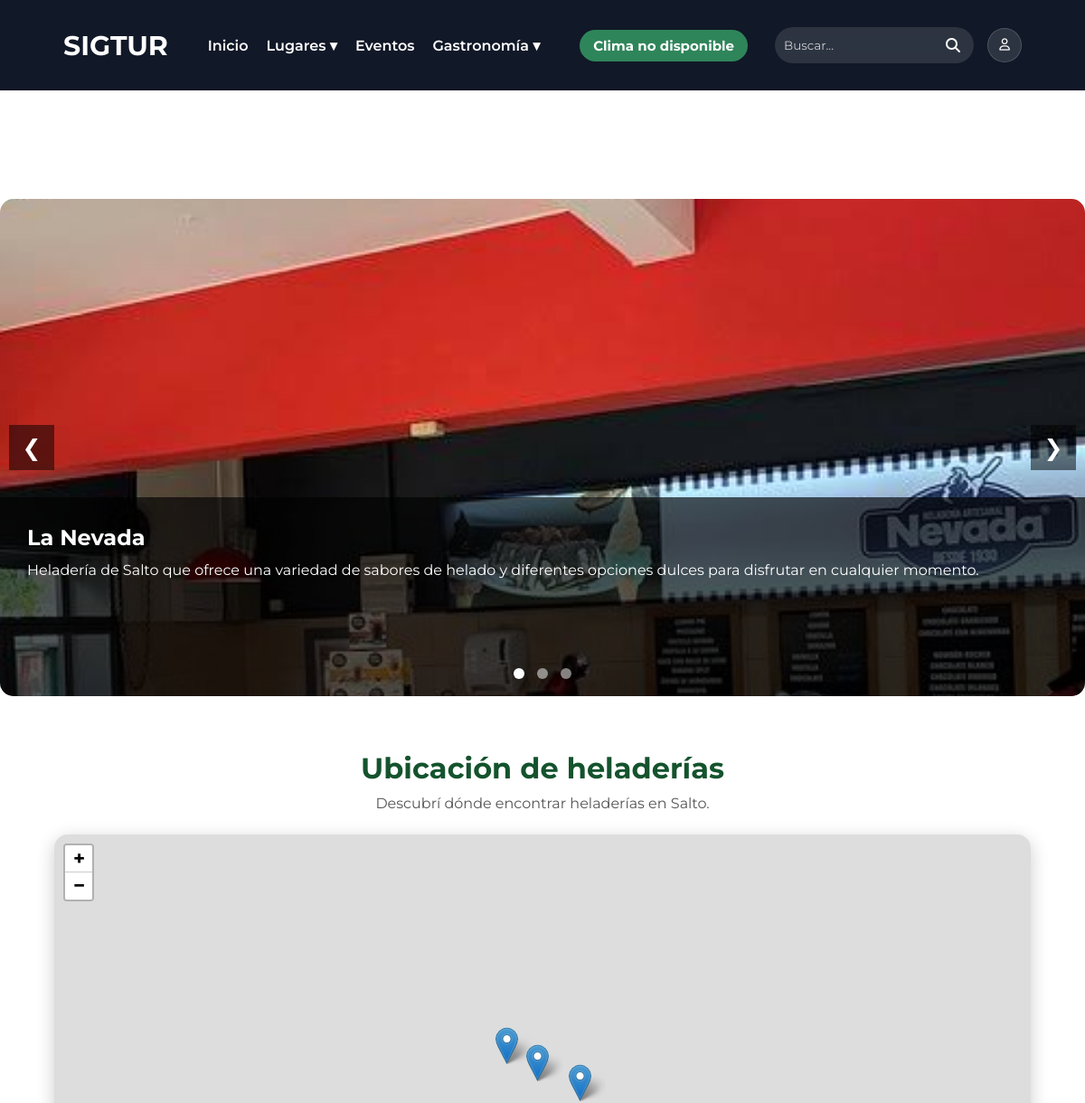
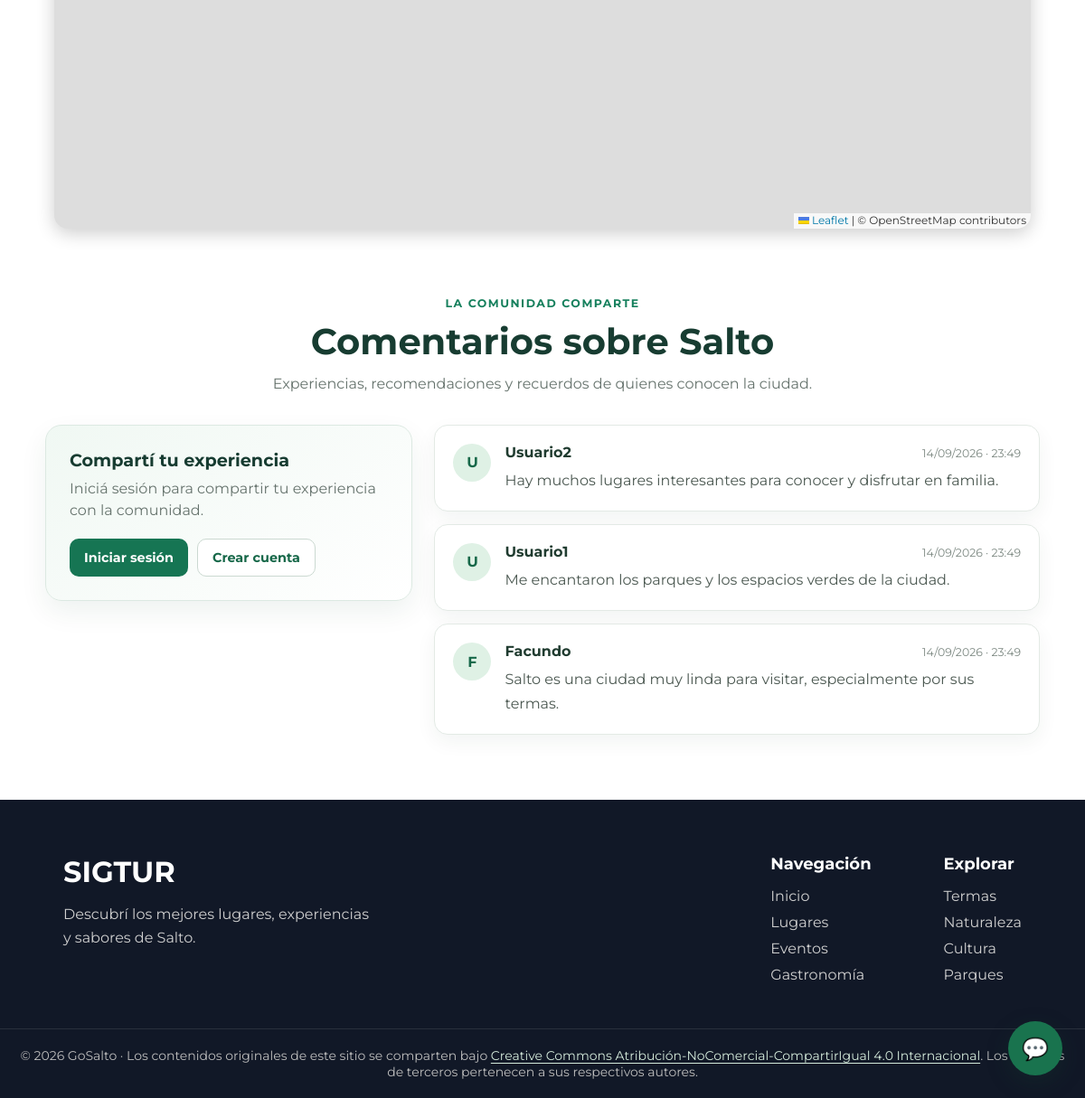
/pages/gastronomia/heladerias.php, run on the app's committed database (2 pictures, top to bottom).
### tables this page shows
CREATE TABLE `lugar` (
  `ID_LUGAR` int(11) NOT NULL,
  `NOMBRE` varchar(150) NOT NULL,
  `DESCRIPCION` text DEFAULT NULL,
  `DIRECCION` varchar(200) NOT NULL,
  `IMAGEN` varchar(255) DEFAULT NULL,
  `LATITUD` decimal(10,7) DEFAULT NULL,
  `LONGITUD` decimal(10,7) DEFAULT NULL
);

CREATE TABLE `comentario` (
  `ID_COMENTARIO` int(11) NOT NULL,
  `ID_USUARIO` int(11) NOT NULL,
  `COMENTARIO` text NOT NULL,
  `FECHA` datetime DEFAULT current_timestamp()
);

CREATE TABLE `usuario` (
  `ID_USUARIO` int(11) NOT NULL,
  `ID_ROL` int(11) NOT NULL,
  `NOMBRE` varchar(100) NOT NULL,
  `CONTRASENA` varchar(255) NOT NULL,
  `CORREO` varchar(150) NOT NULL
);

### config/config.php (called while the page is built, shortened)
<?php
function url($ruta)
{
    return BASE_URL . $ruta;
}
?>

### pages/gastronomia/heladerias.php (the view, shortened to what this page needs)
<?php
require_once("../../conexion.php");
$sql = "SELECT
            LUGAR.ID_LUGAR,
            LUGAR.NOMBRE,
            LUGAR.DESCRIPCION,
            LUGAR.DIRECCION,
            LUGAR.IMAGEN,
            LUGAR.LATITUD,
            LUGAR.LONGITUD
        FROM LUGAR
        INNER JOIN LUGAR_CATEGORIA
            ON LUGAR.ID_LUGAR = LUGAR_CATEGORIA.ID_LUGAR
        WHERE LUGAR_CATEGORIA.ID_CATEGORIA = 9";
$resultado = $conexion->query($sql);
?>
<!DOCTYPE html>
<html lang="es">
<head>
<link rel="stylesheet" href="<?php echo '../../assets/css/var.css'; ?>">
<link rel="stylesheet" href="<?php echo '../../assets/css/styles.css'; ?>">
<link rel="stylesheet" href="<?php echo '../../assets/css/componentes.css'; ?>">
<link rel="stylesheet" href="<?php echo '../../assets/css/style-secciones.css'; ?>">
<link rel="stylesheet" href="<?php echo '../../assets/css/slider.css'; ?>">
<link rel="stylesheet" href="<?php echo '../../assets/css/comments.css?v=3'; ?>">
<link rel="stylesheet" href="https://cdnjs.cloudflare.com/ajax/libs/font-awesome/6.7.2/css/all.min.css">
<?php include("../../includes/mapa-head.php"); ?>
</head>
<body>
<main class="main-content pagina-interna">
<?php include("../../includes/navbar.php"); ?>
<section class="slider-container">
<button class="slider-btn prev">❮</button>
<?php $primero = true; ?>
<?php while ($heladeria = $resultado->fetch_assoc()) { ?>
    <div class="slide <?php echo $primero ? 'active' : ''; ?>">
        <img
            src="../../<?php echo $heladeria['IMAGEN']; ?>"
            alt="<?php echo $heladeria['NOMBRE']; ?>"
        >
        <div class="slide-info">
            <h2>
                <?php echo $heladeria['NOMBRE']; ?>
            </h2>
            <p>
                <?php echo $heladeria['DESCRIPCION']; ?>
            </p>
        </div>
    </div>
    <?php $primero = false; ?>
<?php } ?>
<button class="slider-btn next">❯</button>
<div class="slider-dots">
    <span class="dot active"></span>
    <span class="dot"></span>
    <span class="dot"></span>
</div>
</section>
<?php include("../../includes/mapa-categoria.php"); ?>
<?php include("../../includes/comments.php"); ?>
</main>
<?php include("../../includes/footer.php"); ?>
<?php include("../../includes/chat-widget.php"); ?>
</body>
</html>

### includes/comments.php (shortened to what this page needs)
<?php
require_once(__DIR__ . "/../conexion.php");
require_once(__DIR__ . "/../config/config.php");
try {
    $resultadoComentarios = $conexion->query(
        "SELECT COMENTARIO.COMENTARIO, USUARIO.NOMBRE, COMENTARIO.FECHA
         FROM COMENTARIO
         INNER JOIN USUARIO ON COMENTARIO.ID_USUARIO = USUARIO.ID_USUARIO
         ORDER BY COMENTARIO.ID_COMENTARIO DESC"
    );
} catch (mysqli_sql_exception $error) {
    error_log("No se pudieron cargar los comentarios: " . $error->getMessage());
    $resultadoComentarios = false;
}
?>
<section class="comentarios" id="comentarios">
    <header class="comentarios-header">
        <span class="comentarios-etiqueta">La comunidad comparte</span>
        <h2>Comentarios sobre Salto</h2>
        <p>Experiencias, recomendaciones y recuerdos de quienes conocen la ciudad.</p>
    </header>
    <div class="comentarios-contenido">
        <div class="comentario-formulario">
            <h3>Compartí tu experiencia</h3>
            <?php if (isset($_SESSION['id_usuario'])) { ?>
                <p class="comentario-sesion">
                    Publicando como <strong><?= htmlspecialchars($_SESSION['nombre'] ?? 'Usuario', ENT_QUOTES, 'UTF-8') ?></strong>
                </p>
                <form action="<?= htmlspecialchars(url('pages/guardar_comentario.php'), ENT_QUOTES, 'UTF-8') ?>" method="POST">
                    <input type="hidden" name="csrf_token" value="<?= htmlspecialchars($_SESSION['csrf_comentario'], ENT_QUOTES, 'UTF-8') ?>">
                    <input type="hidden" name="return_to" value="<?= htmlspecialchars($_SERVER['REQUEST_URI'] ?? '/', ENT_QUOTES, 'UTF-8') ?>">
                    <label for="texto-comentario">Tu comentario</label>
                    <textarea
                        id="texto-comentario"
                        name="comentario"
                        maxlength="2000"
                        rows="5"
                        placeholder="¿Qué te gustó de Salto? Compartí tu recomendación..."
                        required
                    ></textarea>
                    <div class="comentario-formulario-pie">
                        <small>Hasta 2000 caracteres</small>
                        <button type="submit">Publicar comentario</button>
                    </div>
                </form>
            <?php } else { ?>
                <p>Iniciá sesión para compartir tu experiencia con la comunidad.</p>
                <div class="comentario-acceso">
                    <a href="<?= htmlspecialchars(url('pages/login.php'), ENT_QUOTES, 'UTF-8') ?>">Iniciar sesión</a>
                    <a href="<?= htmlspecialchars(url('pages/register.php'), ENT_QUOTES, 'UTF-8') ?>">Crear cuenta</a>
                </div>
            <?php } ?>
        </div>
        <div class="comentarios-lista">
            <?php if ($resultadoComentarios === false) { ?>
                <p class="comentarios-vacio">No se pudieron cargar los comentarios en este momento. Intentá nuevamente más tarde.</p>
            <?php } elseif ($resultadoComentarios->num_rows === 0) { ?>
                <p class="comentarios-vacio">Todavía no hay comentarios. ¡Sé la primera persona en compartir su experiencia!</p>
            <?php } else { ?>
                <?php while ($comentario = $resultadoComentarios->fetch_assoc()) { ?>
                    <article class="comentario">
                        <div class="comentario-avatar" aria-hidden="true">
                            <?= htmlspecialchars(mb_strtoupper(mb_substr($comentario['NOMBRE'], 0, 1, 'UTF-8'), 'UTF-8'), ENT_QUOTES, 'UTF-8') ?>
                        </div>
                        <div class="comentario-detalle">
                            <div class="comentario-meta">
                                <h3><?= htmlspecialchars($comentario['NOMBRE'], ENT_QUOTES, 'UTF-8') ?></h3>
                                <time datetime="<?= htmlspecialchars($comentario['FECHA'], ENT_QUOTES, 'UTF-8') ?>">
                                    <?= htmlspecialchars(date('d/m/Y · H:i', strtotime($comentario['FECHA'])), ENT_QUOTES, 'UTF-8') ?>
                                </time>
                            </div>
                            <p><?= nl2br(htmlspecialchars($comentario['COMENTARIO'], ENT_QUOTES, 'UTF-8')) ?></p>
                        </div>
                    </article>
                <?php } ?>
            <?php } ?>
        </div>
    </div>
</section>

### assets/css/var.css (style rules this page uses)
:root { --fuente: 'Montserrat', sans-serif; --color-principal: rgb(255, 255, 255); --color-secundario : #f5f5f5; --color-principal-texto: rgb(0, 0, 0); --color-secundario-texto : #555; --color-redes: #333; --tamaño-principal-h1: 30px; --tamaño-principal-fuente: 15px; }

### assets/css/styles.css (style rules this page uses)
* { margin: 0; padding: 0; box-sizing: border-box; font-family: var(--fuente); }
html, body { width: 100%; min-height: 100%; scroll-behavior: smooth; }
body { display: flex; flex-direction: column; min-height: 100vh; }
main { flex: 1; }
.pagina-interna { padding-top:100px; flex:1; }

### assets/css/componentes.css (style rules this page uses)
.slider-container { position: relative; max-width: 1200px; height: 550px; margin: 120px auto 40px auto; overflow: hidden; border-radius: 15px; }
.slide { display: none; width: 100%; height: 100%; position: relative; }
.slide.active { display: block; }
.slide img { width: 100%; height: 100%; object-fit: cover; }
.slide-info { position: absolute; bottom: 0; left: 0; width: 100%; height: 40%; background: rgba(0,0,0,0.65); color: white; padding: 30px; box-sizing: border-box; }
.slide-info h2 { margin-bottom: 10px; }
.slide-info p { line-height: 1.5; }
.slider-btn { position: absolute; top: 50%; transform: translateY(-50%); background: rgba(0,0,0,0.5); color: white; border: none; width: 50px; height: 50px; cursor: pointer; font-size: 25px; z-index: 100; }
.prev { left: 10px; }
.next { right: 10px; }
.slider-dots { position: absolute; bottom: 15px; width: 100%; text-align: center; z-index: 100; }
.dot { width: 12px; height: 12px; background: rgba(255,255,255,0.5); border-radius: 50%; display: inline-block; margin: 0 5px; cursor: pointer; }
.dot.active { background: white; }

### assets/css/slider.css (style rules this page uses)
.slider-container { position: relative; max-width: 1200px; height: 550px; margin: 120px auto 40px auto; overflow: hidden; border-radius: 15px; }
.slide { display: none; width: 100%; height: 100%; position: relative; }
.slide.active { display: block; }
.slide img { width: 100%; height: 100%; object-fit: cover; }
.slide-info { position: absolute; bottom: 0; left: 0; width: 100%; height: 40%; background: rgba(0,0,0,0.65); color: white; padding: 30px; box-sizing: border-box; }
.slide-info h2 { margin-bottom: 10px; }
.slide-info p { line-height: 1.5; }
.slider-btn { position: absolute; top: 50%; transform: translateY(-50%); background: rgba(0,0,0,0.5); color: white; border: none; width: 50px; height: 50px; cursor: pointer; font-size: 25px; z-index: 100; }
.prev { left: 10px; }
.next { right: 10px; }
.slider-dots { position: absolute; bottom: 15px; width: 100%; text-align: center; z-index: 100; }
.dot { width: 12px; height: 12px; background: rgba(255,255,255,0.5); border-radius: 50%; display: inline-block; margin: 0 5px; cursor: pointer; }
.dot.active { background: white; }

### data on the page
lugar: IMAGEN (picture), NOMBRE "La Nevada", DESCRIPCION "Heladería de Salto que ofrece una variedad de sabores de helado y diferentes opciones dulces para disfrutar en cualquier momento."
comentario: ID_USUARIO.NOMBRE "U", ID_USUARIO.NOMBRE "Usuario2", FECHA "14/09/2026 · 23:49", COMENTARIO "Hay muchos lugares interesantes para conocer y disfrutar en familia."
comentario: ID_USUARIO.NOMBRE "U", ID_USUARIO.NOMBRE "Usuario1", FECHA "14/09/2026 · 23:49", COMENTARIO "Me encantaron los parques y los espacios verdes de la ciudad."
comentario: ID_USUARIO.NOMBRE "F", ID_USUARIO.NOMBRE "Facundo", FECHA "14/09/2026 · 23:49", COMENTARIO "Salto es una ciudad muy linda para visitar, especialmente por sus termas."

### other printed values
$tituloMapaSeguro "Ubicación de heladerías"
$descripcionMapaSegura "Descubrí dónde encontrar heladerías en Salto."
